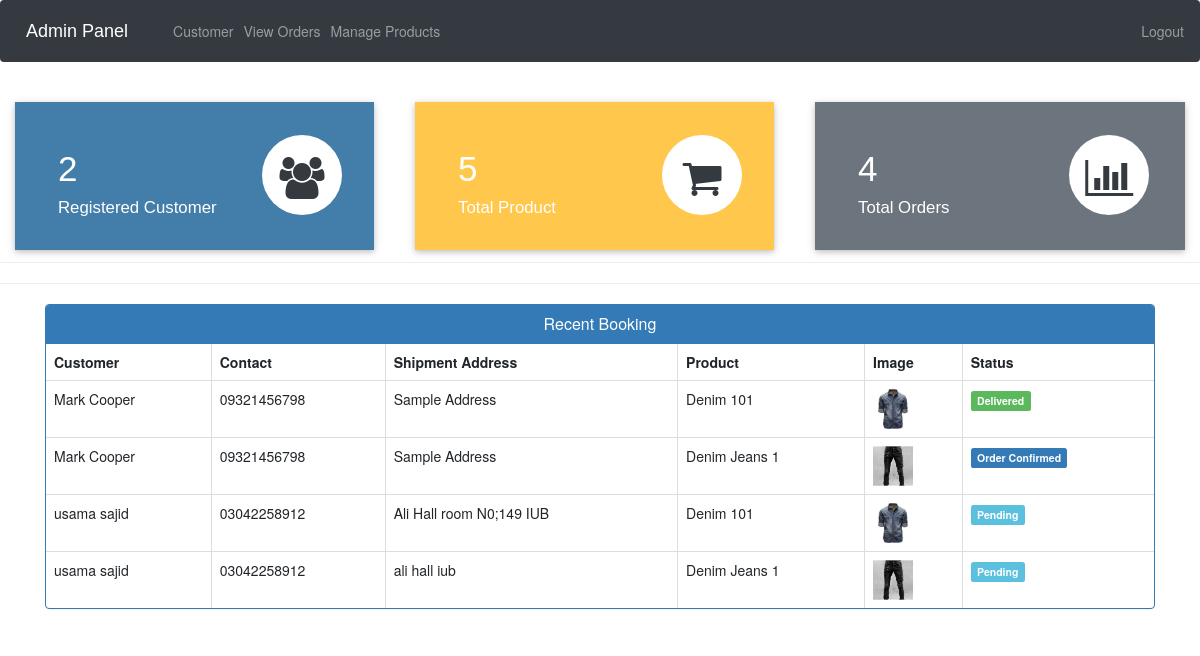
The app's page /admin-dashboard (signed in) with its own data.
### ecom/models.py (models this page shows, shortened)
class Customer(models.Model):
    user=models.OneToOneField(User,on_delete=models.CASCADE)
    profile_pic= models.ImageField(upload_to='profile_pic/CustomerProfilePic/',null=True,blank=True)
    address = models.CharField(max_length=40)
    mobile = models.CharField(max_length=20,null=False)
    @property
    def get_name(self):
        return self.user.first_name+" "+self.user.last_name

class Orders(models.Model):
    STATUS =(
        ('Pending','Pending'),
        ('Order Confirmed','Order Confirmed'),
        ('Out for Delivery','Out for Delivery'),
        ('Delivered','Delivered'),
    )
    customer=models.ForeignKey('Customer', on_delete=models.CASCADE,null=True)
    product=models.ForeignKey('Product',on_delete=models.CASCADE,null=True)
    email = models.CharField(max_length=50,null=True)
    address = models.CharField(max_length=500,null=True)
    mobile = models.CharField(max_length=20,null=True)
    order_date= models.DateField(auto_now_add=True,null=True)
    status=models.CharField(max_length=50,null=True,choices=STATUS)

class Product(models.Model):
    name=models.CharField(max_length=40)
    product_image= models.ImageField(upload_to='product_image/',null=True,blank=True)
    price = models.PositiveIntegerField()
    description=models.CharField(max_length=40)

### ecom/views.py (the view)
# urls.py: path('admin-dashboard', views.admin_dashboard_view,name='admin-dashboard'),
@login_required(login_url='adminlogin')
def admin_dashboard_view(request):
    customercount=models.Customer.objects.all().count()
    productcount=models.Product.objects.all().count()
    ordercount=models.Orders.objects.all().count()
    orders=models.Orders.objects.all()
    ordered_products=[]
    ordered_bys=[]
    for order in orders:
        ordered_product=models.Product.objects.all().filter(id=order.product.id)
        ordered_by=models.Customer.objects.all().filter(id = order.customer.id)
        ordered_products.append(ordered_product)
        ordered_bys.append(ordered_by)
    mydict={
    'customercount':customercount,
    'productcount':productcount,
    'ordercount':ordercount,
    'data':zip(ordered_products,ordered_bys,orders),
    }
    return render(request,'ecom/admin_dashboard.html',context=mydict)

### templates/ecom/admin_dashboard.html
{% extends 'ecom/admin_base.html' %}
{% load static %}
{% block content %}
<br>
{%include 'ecom/admin_dashboard_cards.html'%}
<br><br><br><br><br>
<hr><hr>
<div class="container" >
    <div class="panel panel-primary" >
      <div class="panel-heading" style="text-align:center;">
        <h6 class="panel-title">Recent Booking</h6>
      </div>
      <table class="table table-hover table-bordered" id="dev-table">
        <thead>
          <tr>
            <th>Customer</th>
            <th>Contact</th>
            <th>Shipment Address</th>
            <th>Product</th>
            <th>Image</th>
            <th>Status</th>
          </tr>
        </thead>
        {% for product,customer,order in data %}
        <tr>
          {% for c in customer %}
          <td> {{c.get_name}}</td>
          <td>{{c.mobile}}</td>
          <td>{{order.address}}</td>
          {% endfor %}
          {% for p in product %}
          <td> {{p.name}}</td>
          <td> <img src="{% static p.product_image.url %}" alt="Profile Pic" height="40px" width="40px" /></td>
          {% if order.status == 'Pending'%}
          <td> <span class="label label-info">{{order.status}}</span></td>
          {% elif order.status == 'Delivered' %}
          <td> <span class="label label-success">{{order.status}}</span></td>
          {% elif order.status == 'Out for Delivery' %}
          <td> <span class="label label-warning">{{order.status}}</span></td>
          {%else%}
            <td> <span class="label label-primary">{{order.status}}</span></td>
          {%endif%}
          {% endfor %}
        </tr>
        {% endfor %}
      </table>
  </div>
</div>
{% endblock content %}

### records on screen
Orders: address "Sample Address", status "Delivered"
Customer: get_name "Mark Cooper", mobile "09321456798"
Product: name "Denim 101", product_image (picture)
Orders: address "Sample Address", status "Order Confirmed"
Product: name "Denim Jeans 1", product_image (picture)
Orders: address "Ali Hall room N0;149 IUB", status "Pending"
Customer: get_name "usama sajid", mobile "03042258912"
Orders: address "ali hall iub", status "Pending"

### other values on screen
{{ customercount }} "2"
{{ productcount }} "5"
{{ ordercount }} "4"
